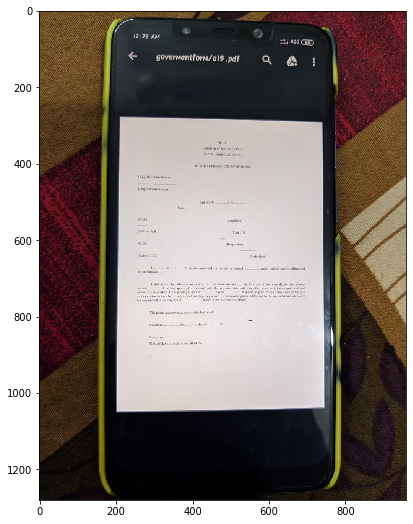
#> input picture app/test.png, 413 x 524 px
$ jupyter execute Untitled1.ipynb   (shell and % lines are left out)
#> lines starting #> are read from the running program, lines starting #| are printed output that depends on the picture; after the words box and inside, x2 and y2 are one past the last pixel; in counts of white or black regions, pixels touching at a corner belong together
[cell 1]
import numpy as np
import matplotlib.pyplot as plt
from PIL import Image
import io
with open("test.png", "rb") as image:
  f = image.read()
  bytestream = bytearray(f)
print(type(bytestream))

image = Image.open(io.BytesIO(bytestream))
#> image is the input picture: PIL image 413x524 RGBA; mean R, G, B, A 131.8, 121.3, 116.3, 213
print(type(image))
#| <class 'PIL.PngImagePlugin.PngImageFile'>
data = np.frombuffer(bytestream, dtype=np.uint8)


def implt(img, cmp=None, t=''):
    """Show image using plt."""
    plt.imshow(img, cmap=cmp)
    plt.title(t)
    plt.show()

implt(image)

[cell 2]
def checkform(bytestream):
    from PIL import Image
    import sys
    import numpy as np
    import pandas as pd
    import matplotlib.pyplot as plt
    import cv2
    import io
    from imutils.perspective import four_point_transform
    from imutils import contours
    import numpy as np
    import imutils


    SMALL_HEIGHT = 800
    def implt(img, cmp=None, t=''):
        plt.imshow(img, cmap=cmp)
        plt.title(t)
        plt.show()

    def resize(img, height=SMALL_HEIGHT, allways=False):

        if (img.shape[0] > height or allways):
            rat = height / img.shape[0]
            return cv2.resize(img, (int(rat * img.shape[1]), height))
        return img

    def ratio(img, height=SMALL_HEIGHT):

        return img.shape[0] / height


    image = Image.open(io.BytesIO(bytestream))
    pil_image = image.convert('RGB')
    open_cv_image = np.array(pil_image)
    # Convert RGB to BGR
    open_cv_image = open_cv_image[:, :, ::-1].copy()
    cv2.imwrite('input.jpg',open_cv_image)
    #implt(open_cv_image)
    image = cv2.cvtColor(open_cv_image, cv2.COLOR_BGR2RGB)
    print(type(image))
#| <class 'numpy.ndarray'>
    plt.imshow(image)

    def edges_det(img, min_val, max_val):

#> called with min_val = 200, max_val = 250
        img = cv2.cvtColor(resize(img), cv2.COLOR_BGR2GRAY)

    # Applying blur and threshold
        img = cv2.bilateralFilter(img, 9, 75, 75)
        img = cv2.adaptiveThreshold(img, 255, cv2.ADAPTIVE_THRESH_GAUSSIAN_C, cv2.THRESH_BINARY, 115, 4)
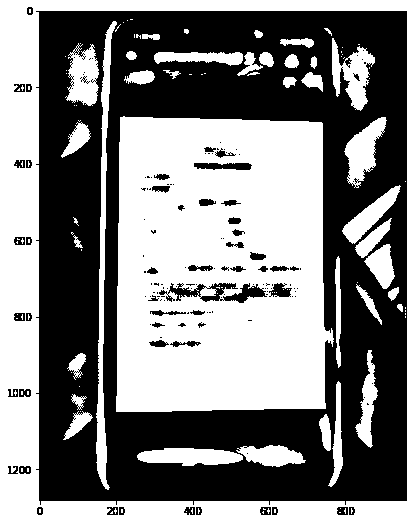
#> img: shape (524, 413); 51.1% white; 141 black regions (88 under 20 px), largest, box (x1, y1, x2, y2) and area: (36, 11, 407, 505) 101395, (159, 283, 267, 303) 975, (194, 163, 252, 170) 332
        implt(img, 'gray', 'Adaptive Threshold')
#> in implt, `plt.show()`:
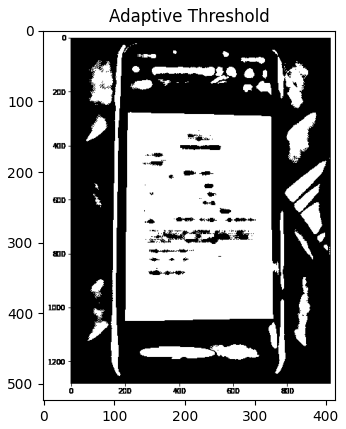
#> figure drawn by matplotlib, 1 panel

    # Median blur replace center pixel by median of pixels under kelner
    # => removes thin details
        img = cv2.medianBlur(img, 11)
#> img: shape (524, 413); 51.1% white; 31 black regions (13 under 20 px), largest, box (x1, y1, x2, y2) and area: (39, 11, 407, 501) 104334, (231, 285, 264, 302) 327, (172, 286, 201, 297) 229

    # Add black border - detection of border touching pages
    # Contour can't touch side of image
        img = cv2.copyMakeBorder(img, 5, 5, 5, 5, cv2.BORDER_CONSTANT, value=[0, 0, 0])
#> img: shape (534, 423); 48.9% white; 26 white regions, largest, box (x1, y1, x2, y2) and area: (121, 122, 342, 417) 58814, (5, 5, 418, 529) 35939, (348, 192, 404, 293) 2520
        implt(img, 'gray', 'Median Blur + Border')

        return cv2.Canny(img, min_val, max_val)
#> returned value: shape (534, 423); 3.6% white in thin lines or dots

    edges_image = edges_det(image, 200, 250)
# Close gaps between edges (double page clouse => rectangle kernel)
    edges_image = cv2.morphologyEx(edges_image, cv2.MORPH_CLOSE, np.ones((5, 11)))
#> edges_image: shape (534, 423); 8.9% white; 40 white regions, largest, box (x1, y1, x2, y2) and area: (0, 4, 423, 529) 11555, (71, 397, 112, 487) 1102, (120, 121, 342, 417) 1063
    implt(edges_image, 'gray', 'Edges')


    #contour detection ended


# define the answer key which maps the question number
# to the correct answer
    ANSWER_KEY = {0: 1, 1: 4, 2: 0, 3: 3, 4: 1}

# load the image, convert it to grayscale, blur it
# slightly, then find edges

#print(image)
    gray = cv2.cvtColor(image, cv2.COLOR_BGR2GRAY)
    blurred = cv2.GaussianBlur(gray, (5, 5), 0)
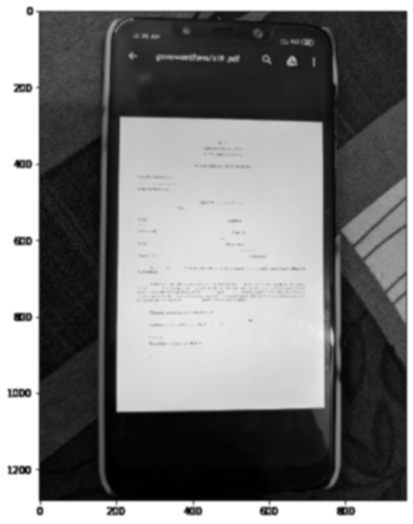
#> blurred: shape (524, 413); min 1, max 255, mean 121
    edged = cv2.Canny(blurred, 75, 200)
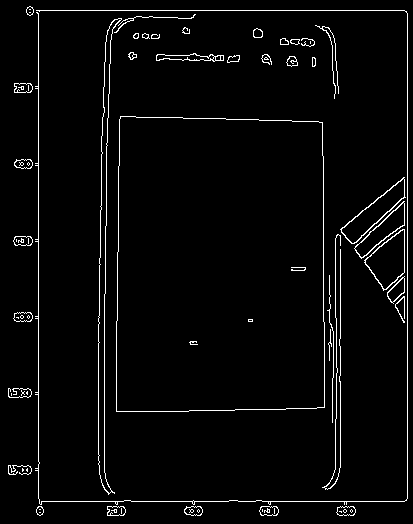
#> edged: shape (524, 413); 3.3% white in thin lines or dots
#print(type(edged))
# find contours in the edge map, then initialize
# the contour that corresponds to the document
    cnts = cv2.findContours(edged.copy(), cv2.RETR_EXTERNAL,
	cv2.CHAIN_APPROX_SIMPLE)
#> cnts = 46 contours, 19 with area under 20; largest, box (x1, y1, x2, y2) and area: (116, 116, 325, 412) 59932, (98, 18, 122, 495) 2592, (364, 229, 405, 291) 1422, (340, 177, 406, 244) 1362, (354, 201, 405, 259) 932
    cnts = imutils.grab_contours(cnts)

    docCnt = None

# ensure that at least one contour was found
    if len(cnts) > 0:
	# sort the contours according to their size in
	# descending order
         cnts = sorted(cnts, key=cv2.contourArea, reverse=True)

	# loop over the sorted contours
         for c in cnts:
		# approximate the contour
               peri = cv2.arcLength(c, True)
               approx = cv2.approxPolyDP(c, 0.02 * peri, True)
		# if our approximated contour has four points,
		# then we can assume we have found the paper
               if len(approx) == 4:
                    docCnt = approx
                    break
#> this loop made 1 pass
#> (peri, docCnt) on pass 1: (996.6, [[120, 116], [116, 411], [324, 407], [322, 122]])

# apply a four point perspective transform to both the
# original image and grayscale image to obtain a top-down
# birds eye view of the paper
    implt(image)
    paper = four_point_transform(image, docCnt.reshape(4, 2))
    warped = four_point_transform(gray, docCnt.reshape(4, 2))
    implt(paper)
    cv2.imwrite("resultImage.jpg", cv2.cvtColor(paper, cv2.COLOR_BGR2RGB))


    img = cv2.imread('resultImage.jpg')
#> img: shape (295, 208, 3)
    gray = cv2.cvtColor(img,cv2.COLOR_BGR2GRAY)
    edges = cv2.Canny(gray,50,150,apertureSize = 3)
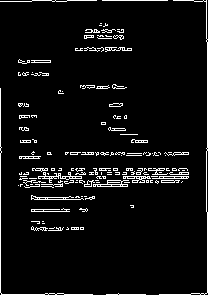
#> edges: shape (295, 208); 5.7% white in thin lines or dots
    minLineLength = 100
    maxLineGap = 10
    lines = cv2.HoughLinesP(edges,1,np.pi/180,100,minLineLength,maxLineGap)
#> lines = [[0, 292, 0, 153], [207, 147, 207, 42], [64, 294, 92, 294], [102, 0, 167, 0], [69, 178, 81, 178], [38, 176, 58, 176], [159, 294, 190, 294], [206, 38, 206, 0], [107, 182, 119, 182], [170, 174, 188, 174]]
    for x1,y1,x2,y2 in lines[0]:
        cv2.line(img,(x1,y1),(x2,y2),(0,255,0),2)
#> this loop made 1 pass
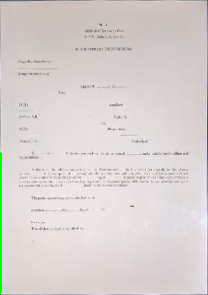
#> img: shape (295, 208, 3); mean B, G, R 208.8, 211.2, 217.1
    implt(img)
    cv2.imwrite('contour.jpg',img)

    # [load_image]
    argv= "input.jpg"
    # Check number of arguments
    print(len(argv))
    if len(argv) < 1:
        print ('Not enough parameters')
        print ('Usage:\nmorph_lines_detection.py < path_to_image >')

 # Load the image
    src = cv2.imread(argv, cv2.IMREAD_COLOR)
 # Check if image is loaded fine
    if src is None:
        print ('Error opening image: ' + argv[0])
# Show source image
    plt.imshow(src)
 # [load_image]
    # [gray]
    # Transform source image to gray if it is not already
    if len(src.shape) != 2:
        gray = cv2.cvtColor(src, cv2.COLOR_BGR2GRAY)
#> gray: shape (524, 413)
    else:
        gray = src
    # Show gray image
    plt.imshow(gray)
     # [gray]
    # [bin]
    # Apply adaptiveThreshold at the bitwise_not of gray, notice the ~ symbol
    gray = cv2.bitwise_not(gray)
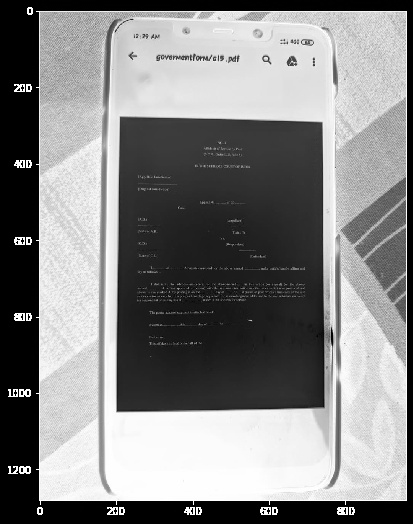
#> gray: shape (524, 413); min 0, max 255, mean 131.1
    bw = cv2.adaptiveThreshold(gray, 255, cv2.ADAPTIVE_THRESH_MEAN_C, \
                                cv2.THRESH_BINARY, 15, -2)
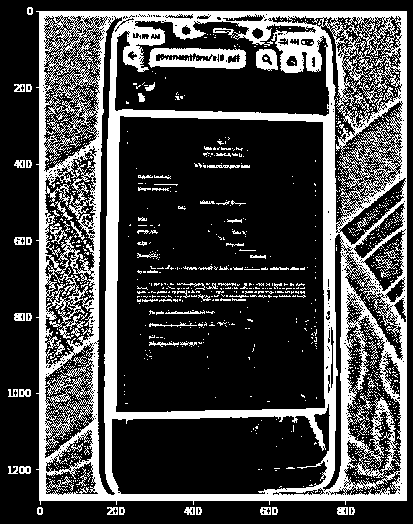
#> bw: shape (524, 413); 27.5% white; 1127 white regions (1044 under 20 px), largest, box (x1, y1, x2, y2) and area: (36, 11, 407, 505) 51217, (148, 48, 246, 69) 1447, (256, 49, 278, 71) 344
    # Show binary image
    plt.imshow(bw)
    ret, thresh = cv2.threshold(bw, 80, 255, cv2.THRESH_BINARY_INV)
    plt.imshow(thresh)

    contours, hierarchy = cv2.findContours(thresh, cv2.RETR_EXTERNAL, cv2.CHAIN_APPROX_SIMPLE)
#> contours = [[[0, 0], [0, 523], [412, 523], [412, 0]]]
    print('Number of lines:', len(contours))
#| Number of lines: 1
    img = cv2.drawContours(bw, contours, -1, (0,255,0), 3)
    plt.imshow(img)
    cv2.imwrite('gray1.png',img)

    import cv2 as cv
# [bin]
    # [init]
    # Create the images that will use to extract the horizontal and vertical lines
    horizontal = np.copy(bw)


#plt.imshow(horizontal)

    vertical = np.copy(bw)
    # [init]
    # [horiz]
    # Specify size on horizontal axis
    cols = horizontal.shape[1]
#> cols = 413
    horizontal_size = cols // 30
#> horizontal_size = 13
    # Create structure element for extracting horizontal lines through morphology operations
    horizontalStructure = cv.getStructuringElement(cv.MORPH_RECT, (horizontal_size, 1))
    # Apply morphology operations
    horizontal = cv.erode(horizontal, horizontalStructure)
#> horizontal: shape (524, 413); 4.5% white; 83 white regions (60 under 20 px), largest, box (x1, y1, x2, y2) and area: (45, 494, 401, 501) 2332, (42, 11, 401, 18) 1675, (110, 408, 321, 419) 1487

    plt.imshow(horizontal)

    horizontal = cv.dilate(horizontal, horizontalStructure)
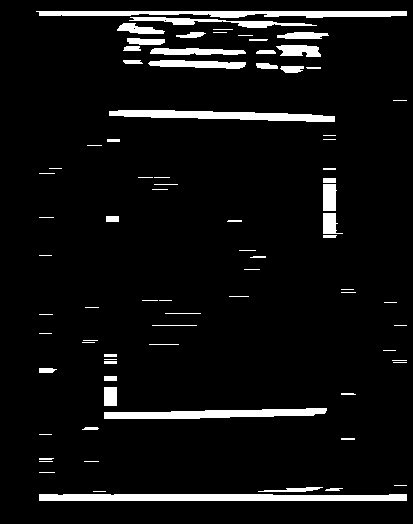
#> horizontal: shape (524, 413); 6.4% white; 81 white regions (36 under 20 px), largest, box (x1, y1, x2, y2) and area: (39, 494, 407, 501) 2452, (36, 11, 407, 18) 1879, (109, 110, 335, 122) 1626
    print(horizontal)
#> (printed output is left out)
    plt.imshow(horizontal)


    from functools import reduce

    def Average(lst):
        return reduce(lambda a, b: a + b, lst) / len(lst)

    img = cv2.imread('resultImage.jpg')

    gray = cv2.cvtColor(img,cv2.COLOR_BGR2GRAY)
    plt.imshow(img)
    edges = cv2.Canny(gray,50,150,apertureSize = 3)
    minLineLength = 1
    maxLineGap = 0
    lines = cv2.HoughLinesP(edges,1,np.pi/180,100,minLineLength,maxLineGap)
#> lines = [[0, 292, 0, 153], [207, 147, 207, 42], [64, 294, 92, 294], [102, 0, 167, 0], [69, 178, 81, 178], [38, 176, 58, 176], [55, 294, 56, 294], [119, 294, 145, 294], [127, 178, 134, 178], [206, 38, 206, 0], [107, 182, 119, 182], [170, 174, 188, 174]]


    x1list=[]
    x2list=[]
    diff=[]
    for i in range(0,len(lines)):
        for x1,y1,x2,y2 in lines[i]:
            cv2.line(img,(x1,y1),(x2,y2),(0,255,0),2)
            x1list.append(x1)
            x2list.append(x2)
            diff.append(x2-x1)
#> this loop made 12 passes
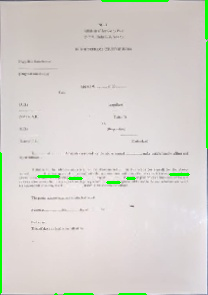
#> img: shape (295, 208, 3); mean B, G, R 206.3, 212.1, 214.6
#> after the loop, diff = [0, 0, 28, 65, 12, 20, 1, 26, 7, 0, 12, 18]; x1list = [0, 207, 64, 102, 69, 38, 55, 119, 127, 206, 107, 170]; x2list = [0, 207, 92, 167, 81, 58, 56, 145, 134, 206, 119, 188]
    plt.imshow(img)
    avg=Average(diff)
#> avg = 15.75

    countdiff=[]
    diffindiff=[]
    for x in diff:
        countdiff.append(diff.count(x))
#> this loop made 12 passes
#> x on passes 2 to 12: 0, 28, 65, 12, 20, 1, 26, 7, 0, 12, 18
#> after the loop, countdiff = [3, 3, 1, 1, 2, 1, 1, 1, 1, 3, 2, 1]

    for x in range(len(diff)-1):
        diffindiff.append(abs(diff[x+1]-diff[x]))
#> this loop made 11 passes
#> after the loop, diffindiff = [0, 28, 37, 53, 8, 19, 25, 19, 7, 12, 6]

    diffindiff.sort()


    cv2.imwrite('houghlines5.jpg',img)
    count=0
    for x in countdiff:
        if x>2:
            count=count+1
#> this loop made 12 passes
#> x on passes 1 to 12: 3, 3, 1, 1, 2, 1, 1, 1, 1, 3, 2, 1
#> after the loop, count = 3
    if count>0:
        return("Above image is of a form")
    elif min(diffindiff)<10:
        return("Above image is of a form")
    else:
        return("Not a form")

[cell 3]
with open("test.png", "rb") as image:
  f = image.read()
  bytestream = bytearray(f)
result = checkform(bytestream)
print(result)
#> figure, not shown here; B, G, R data is drawn as R, G, B

$ run again, with app/index.png copied over app/test.png
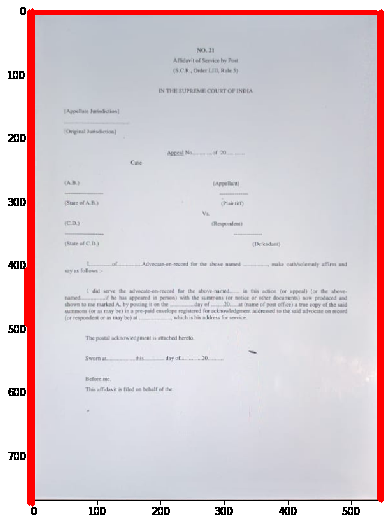
#> input picture app/index.png, 385 x 524 px
#> image is the input picture: PIL image 385x524 RGB; mean R, G, B 216.1, 205.4, 211.4
#| <class 'PIL.PngImagePlugin.PngImageFile'>
#| <class 'numpy.ndarray'>
#> edges_image: shape (534, 395); 10% white; 35 white regions (1 under 20 px), largest, box (x1, y1, x2, y2) and area: (0, 4, 395, 529) 15967, (69, 293, 352, 326) 1262, (62, 490, 215, 506) 356
#> edged: shape (524, 385); 2.4% white in thin lines or dots
#> cnts = 35 contours, 29 with area under 20; largest, box (x1, y1, x2, y2) and area: (25, 14, 385, 516) 165794, (152, 506, 171, 516) 150, (279, 506, 298, 516) 136, (19, 6, 385, 269) 62, (8, 260, 26, 331) 30, (341, 506, 361, 516) 26
#> the loop in checkform, `for c in cnts:` made 4 passes
#> (peri, docCnt) on pass 4: (1266.2, [[25, 268], [29, 9], [384, 10], [20, 7]])
#> in checkform, `edges = cv2.Canny(gray,50,150,apertureSize = 3)`:
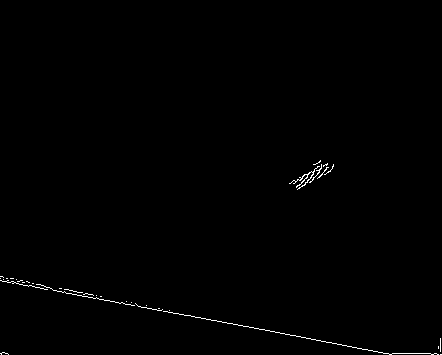
#> edges: shape (355, 442); 0.47% white in thin lines or dots, all inside (x1, y1, x2, y2) = (0, 160, 442, 355)
#> in checkform, `lines = cv2.HoughLinesP(edges,1,np.pi/180,100,minLineLength,maxLineGap)`: lines = [[342, 345, 361, 348], [260, 329, 284, 333], [174, 313, 188, 315], [200, 317, 231, 323], [363, 349, 382, 352], [163, 311, 173, 313]]
#> the loop in checkform, `for x1,y1,x2,y2 in lines[0]:` made 1 pass
#> bw: shape (524, 385); 9.6% white; 372 white regions (213 under 20 px), largest, box (x1, y1, x2, y2) and area: (20, 8, 384, 515) 10103, (87, 261, 188, 268) 213, (207, 88, 253, 94) 174
#> contours = [[[0, 0], [0, 523], [384, 523], [384, 0]]]
#| Number of lines: 1
#> (printed output is left out)
#> in checkform, `lines = cv2.HoughLinesP(edges,1,np.pi/180,100,minLineLength,maxLineGap)`: lines = 18 rows, first 6: [338, 344, 341, 344], [121, 302, 122, 302], [296, 336, 337, 344], [142, 307, 161, 310], [353, 347, 356, 347], [383, 353, 385, 353]
#> the loop in checkform, `for i in range(0,len(lines)):` made 18 passes
#> after the loop in checkform, `for i in range(0,len(lines)):`:
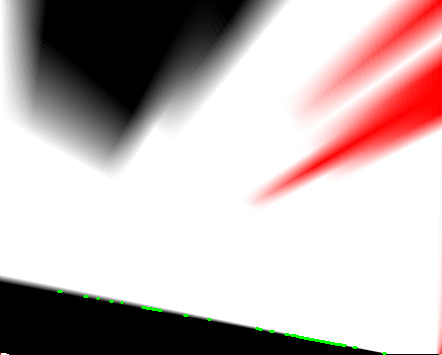
#> img: shape (355, 442, 3); mean B, G, R 179.3, 180, 193.6
#> after the loop in checkform, `for i in range(0,len(lines)):`: diff = [3, 1, 41, 19, 3, 2, 3, 1, 2, 3, 4, 2, 3, 3, 2, 2, 3, 3]; x1list = [338, 121, 296, 142, 353, 383, 342, 97, 256, 58, 291, 208, 84, 285, 259, 110, 184, 270]; x2list = [341, 122, 337, 161, 356, 385, 345, 98, 258, 61, 295, 210, 87, 288, 261, 112, 187, 273]
#> avg = 5.56
#> the loop in checkform, `for x in diff:` made 18 passes
#> x on passes 1, 3, 4, 5, 6, 7, 8, 9: 3, 41, 19, 3, 2, 3, 1, 2
#> after the loop in checkform, `for x in diff:`: countdiff = [8, 2, 1, 1, 8, 5, 8, 2, 5, 8, 1, 5, 8, 8, 5, 5, 8, 8]
#> the loop in checkform, `for x in range(len(diff)-1):` made 17 passes
#> after the loop in checkform, `for x in range(len(diff)-1):`: diffindiff = [2, 40, 22, 16, 1, 1, 2, 1, 1, 1, 2, 1, 0, 1, 0, 1, 0]
#> the loop in checkform, `for x in countdiff:` made 18 passes
#> x on passes 1, 3, 4, 5, 7, 8, 9, 10: 8, 1, 1, 8, 8, 2, 5, 8
#> after the loop in checkform, `for x in countdiff:`: count = 13
